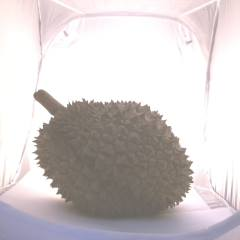
%> input picture 03_Working/DATA_ANALYSIS/TotalFile/durainpi.jpg, 240 x 240 px
$ octave --eval "volume_calculation;"   (GNU Octave 9; MATLAB toolbox functions it lacks are replaced by stand-ins)
%> lines starting %> are read from the running program, lines starting %| are printed output that depends on the picture; in (x1, y1, x2, y2) boxes, pixels count from 0 and x2, y2 are one past the last pixel; in counts of white or black regions, pixels touching at a corner belong together; the program's own positions count from 1; long printed decimals are rounded
function volume_calculation()
tic();

%function volume = volume_calculation(target_image)
%% PREPROCESSING
    %  Convert uint8 to double image type
    target_image = imread('durainpi.jpg');
%> target_image is the input picture: size 240x240x3 uint8; mean R, G, B 207.6, 201.4, 201.8
    image_double = im2double(target_image);
    %  Convert RGB to Gray scale
    image_gray = rgb2gray(target_image);
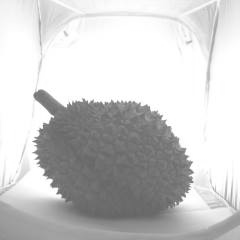
%> image_gray: size 240x240 uint8; min 96, max 255, mean 203.3
    image_adjust = imadjust(image_gray);
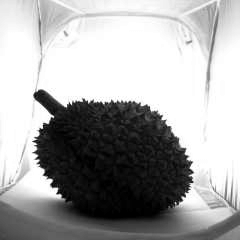
%> image_adjust: size 240x240 uint8; min 0, max 255, mean 167.1
    %mask = image_gray >= 200;
    %image_gray(mask) = 200;
    orignal_pane = figure('Name', 'Original Image');
    subplot(1,2,1);
    imshow(target_image);
    title('Original image');
    subplot(1,2,2);
    imshow(image_gray);
    title('Edge image');

%% FEATURE EXTRACTION
%  edge --> boudary --> shape, volume, size
%  extract interest inforamtion from image

%  Edge detection.
    [~, th] = edge(image_gray, 'Canny');
%> th = [0.121 0.303]
    factors = 0.90;
    image_edge = edge(image_gray, 'Canny', th * factors);
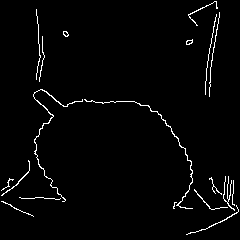
%> image_edge: size 240x240 logical; 2.3% white in thin lines or dots
    edge_panel = figure('Name', 'Edge Image');
    subplot(1,5,1);
    imshow(image_edge);
    title('Gray scale image');


%  Expand edge width
    SE90 = strel('line', 2, 90);
    SE0 = strel('line', 2, 0);
    image_dilation = imdilate(image_edge, [SE90, SE0]);
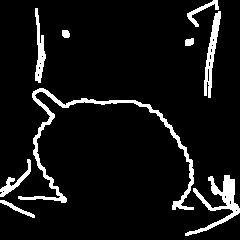
%> image_dilation: size 240x240 logical; 7.5% white; 9 white regions, largest, box (x1, y1, x2, y2) and area: (18, 88, 194, 210) 1717, (185, 175, 240, 236) 896, (204, 11, 221, 98) 561
    subplot(1,5,2);
    imshow(image_dilation);
    title('Dilation image');

CC = bwconncomp(image_dilation);
%> CC = 9 connected components
%  Fill hole in image
    image_filled = imfill(image_dilation, 'holes');
%> image_filled: size 240x240 logical; 7.6% white; 9 white regions, largest, box (x1, y1, x2, y2) and area: (18, 88, 194, 210) 1717, (185, 175, 240, 236) 902, (204, 11, 221, 98) 587
    subplot(1,5,3);
    imshow(image_filled);
    title('Filled image');

%  Clear border
    image_clear_border = imclearborder(image_filled, 8);
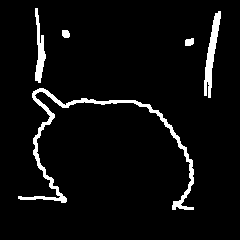
%> image_clear_border: size 240x240 logical; 4.9% white; 5 white regions, box (x1, y1, x2, y2) and area: (18, 88, 194, 210) 1717, (204, 11, 221, 98) 587, (35, 8, 46, 83) 404, (185, 38, 194, 46) 61, (62, 30, 70, 38) 56
    subplot(1,5,4);
    imshow(image_clear_border);
    title('Cleared border image');

%  Perlim
    image_perlim = bwperim(image_clear_border);
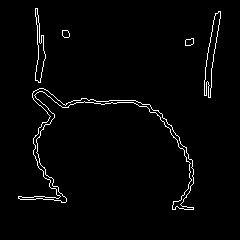
%> image_perlim: size 240x240 logical; 2.2% white in thin lines or dots, all inside (x1, y1, x2, y2) = (18, 8, 221, 210)
    subplot(1,5,5);
    imshow(image_perlim);
    title('Delete hole image');

%  Remove noise
    image_conncomp = bwconncomp(image_perlim);
%> image_conncomp = 5 connected components
    num_pixels = cellfun(@numel,image_conncomp.PixelIdxList);
%> num_pixels = [849 172 23 26 208]
    [biggest_size,idx] = max(num_pixels);
%> biggest_size = 849; idx = 1
    image_final = false(size(image_clear_border));
    image_final(image_conncomp.PixelIdxList{idx}) = true;
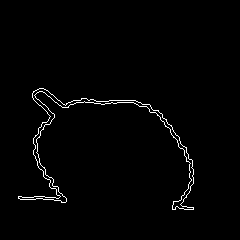
%> image_final: size 240x240 logical; 1.5% white in thin lines or dots, all inside (x1, y1, x2, y2) = (18, 88, 194, 210)
    imshow(image_final);
    title('Edge image');

    area = regionprops(image_final , 'Area');
%> area = 1 region; Area: 849

%% Compare image
    orignal_panel = figure('Name', 'Original Image');
    subplot(1,2,1);
    imshow(target_image);
    title('Original image');
    subplot(1,2,2);
    imshow(image_final);
    title('Edge image');


%% Find volume
    real_world_scale_cm=2.54;
    image_scale_pixel=72;
    scalling=real_world_scale_cm/image_scale_pixel;
    d_size = size(image_final);
%> d_size = [240 240]
    d_weight_dive_by_2 = (d_size(2)/2);
%> d_weight_dive_by_2 = 120
    d_height_margin = 10;

    result = 0;
    for a =1:1:d_size(1)
        %disp(a)
        cen = image_final(a,d_weight_dive_by_2);
        lhs = 0;
        rhs = 0;
        for i = d_weight_dive_by_2:-1: 1
            if image_final(a,i)
                %disp(i)
                lhs = i;
            end
            %disp(i)
        end
        for i = d_weight_dive_by_2:1: d_size(2)
            if image_final(a,i)
                %disp(i)
                rhs = i;
            end
            %disp(i)
        end
        if rhs > 0
            r = (rhs - a)/2;
            real_r = r * scalling;
            result = result + (pi*real_r*real_r) * scalling;
        end
        if lhs > 0
            r = (a-lhs)/2;
            real_r = r * scalling;
            result = result + (pi * real_r * real_r)* scalling;
        end
    end
%> after the loop, r = -8; real_r = -0.282; result = 51.59
    fprintf('Volume : %.8f cm^3\n', result * 2);
%| Volume : 103.172 cm^3

%toc();
%tic();

%% Find Width & Height
    heigh = 0;
    for i =1:1:d_size(1)
        for j =1:1:d_size(2)
            if image_final(i,j)
                heigh = heigh + 1;
                break
            end
        end
    end
%> after the loop, heigh = 122

weight =0;

    for i =1:1:d_size(2)
        for j =1:1:d_size(1)
            if image_final(j,i)
                weight = weight + 1;
                break
            end
        end
    end
%> after the loop, weight = 176

    real_height = heigh * scalling;
%> real_height = 4.3
    real_width = weight * scalling;
%> real_width = 6.21

    fprintf('Area : %.2f cm^ 2\n', pi * real_width * real_width / 4);
%| Area : 30.28 cm^ 2
    fprintf('Height : %.2f cm\n', real_height);
%| Height : 4.30 cm
    fprintf('Width : %.2f cm\n', real_width);
%| Width : 6.21 cm
    fprintf('Ratio HEIGHT/WIDTH : %.3f\n', real_height / real_width);
%| Ratio HEIGHT/WIDTH : 0.693

toc();
end

$ run again, with 03_Working/DATA_ANALYSIS/TotalFile/duraincount2.jpg copied over 03_Working/DATA_ANALYSIS/TotalFile/durainpi.jpg
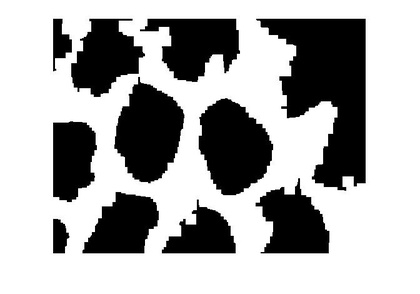
%> input picture 03_Working/DATA_ANALYSIS/TotalFile/duraincount2.jpg, 420 x 294 px, shrunk from 672 x 470 before the run
%> in volume_calculation, target_image is the input picture: size 294x420x3 uint8; min 0, max 255, mean 171
%> th = [0.148 0.369]
%> in volume_calculation, `image_edge = edge(image_gray, 'Canny', th * factors);`:
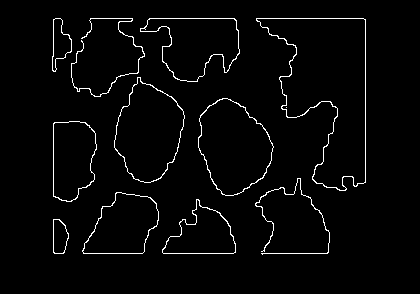
%> image_edge: size 294x420 logical; 2.7% white in thin lines or dots, all inside (x1, y1, x2, y2) = (52, 18, 366, 255)
%> image_dilation: size 294x420 logical; 8.4% white; 11 white regions, largest, box (x1, y1, x2, y2) and area: (255, 17, 367, 192) 2134, (139, 17, 241, 83) 1141, (113, 76, 186, 184) 1011
%> CC = 11 connected components
%> image_filled: size 294x420 logical; 37.2% white; 11 white regions, largest, box (x1, y1, x2, y2) and area: (255, 17, 367, 192) 11554, (197, 97, 275, 197) 5583, (113, 76, 186, 184) 5437
%> image_perlim: size 294x420 logical; 2.4% white in thin lines or dots, all inside (x1, y1, x2, y2) = (51, 17, 367, 256)
%> num_pixels = [138 221 91 287 230 266 332 234 255 281 625]
%> biggest_size = 625; idx = 11
%> in volume_calculation, `image_final(image_conncomp.PixelIdxList{idx}) = true;`:
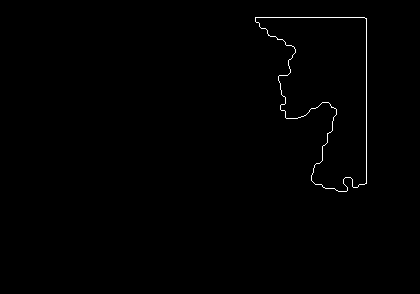
%> image_final: size 294x420 logical; 0.51% white in thin lines or dots, all inside (x1, y1, x2, y2) = (255, 17, 367, 192)
%> area = 1 region; Area: 625
%> the loop in volume_calculation, `for a =1:1:d_size(1)` made 294 passes
%> (r, real_r, result) on passes 18 to 25: (173.5, 6.12, 4.15), (174, 6.14, 8.33), (173.5, 6.12, 12.48), (173, 6.1, 16.61), (172.5, 6.09, 20.71), (172, 6.07, 24.79), (171.5, 6.05, 28.85), (171, 6.03, 32.88)
%> after the loop in volume_calculation, `for a =1:1:d_size(1)`: r = 77.5; real_r = 2.73; result = 428.4
%| Volume : 856.721 cm^3
%> after the loop in volume_calculation, `for i =1:1:d_size(1)`: heigh = 175
%> after the loop in volume_calculation, `for i =1:1:d_size(2)`: weight = 112
%> real_height = 6.17
%> real_width = 3.95
%| Area : 12.26 cm^ 2
%| Height : 6.17 cm
%| Width : 3.95 cm
%| Ratio HEIGHT/WIDTH : 1.562
